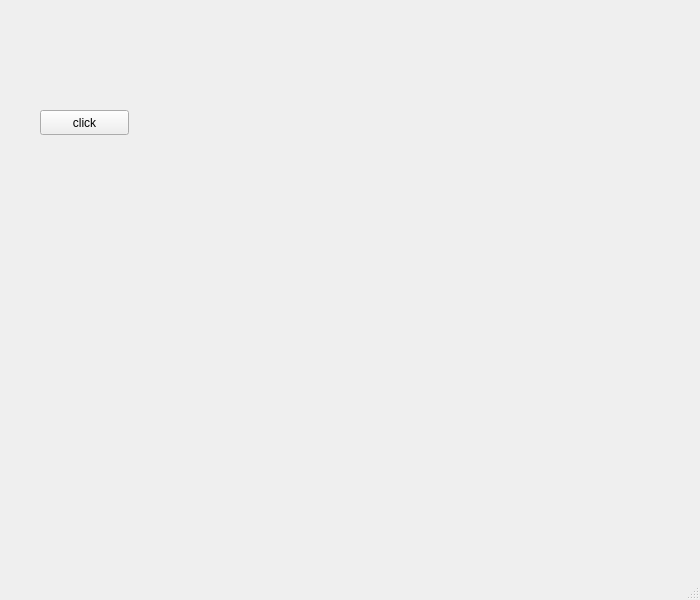
<?xml version="1.0" encoding="UTF-8"?>
<ui version="4.0">
 <class>MainWindow</class>
 <widget class="QMainWindow" name="MainWindow">
  <property name="geometry">
   <rect>
    <x>0</x>
    <y>0</y>
    <width>700</width>
    <height>600</height>
   </rect>
  </property>
  <property name="windowTitle">
   <string>MainWindow</string>
  </property>
  <widget class="QWidget" name="centralwidget">
   <widget class="QPushButton" name="pushButton">
    <property name="geometry">
     <rect>
      <x>40</x>
      <y>110</y>
      <width>89</width>
      <height>25</height>
     </rect>
    </property>
    <property name="text">
     <string>click</string>
    </property>
   </widget>
   <widget class="QLabel" name="label">
    <property name="geometry">
     <rect>
      <x>30</x>
      <y>60</y>
      <width>67</width>
      <height>17</height>
     </rect>
    </property>
    <property name="text">
     <string/>
    </property>
   </widget>
  </widget>
  <widget class="QMenuBar" name="menubar">
   <property name="geometry">
    <rect>
     <x>0</x>
     <y>0</y>
     <width>700</width>
     <height>22</height>
    </rect>
   </property>
  </widget>
  <widget class="QStatusBar" name="statusbar"/>
 </widget>
 <resources/>
 <connections/>
</ui>
